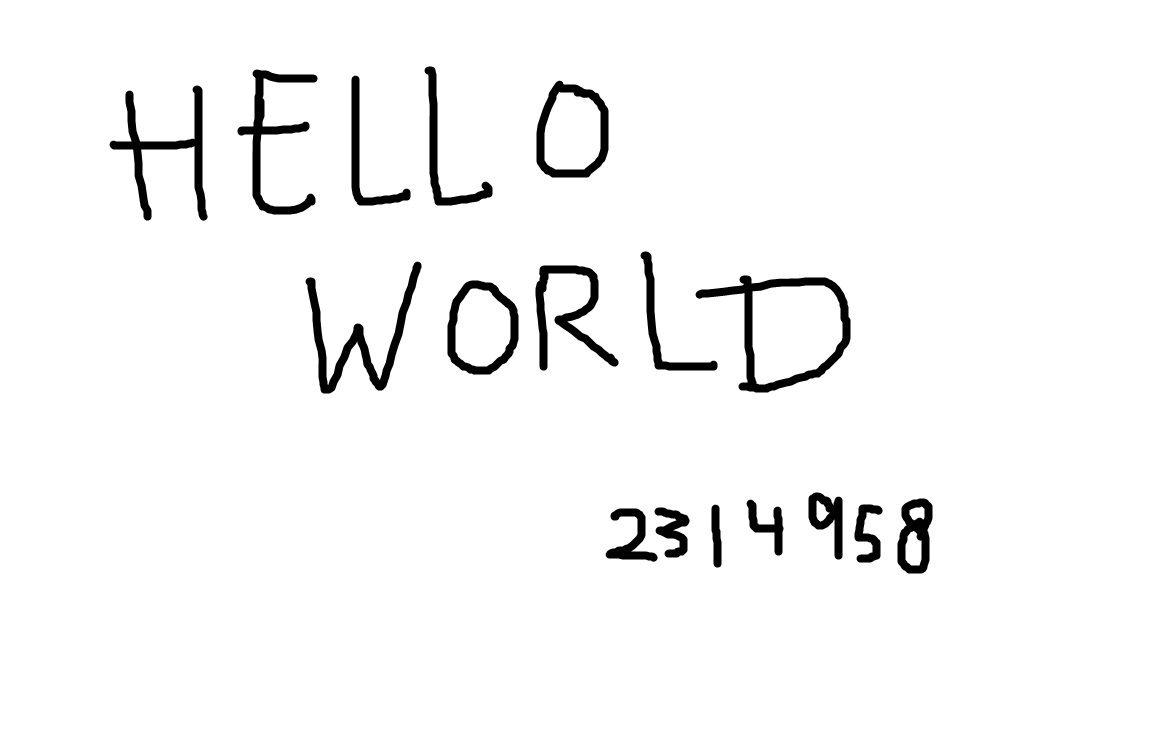
#> input picture data/test_image_1.jpg, 1159 x 745 px
$ jupyter execute --allow-errors document_detection.ipynb
#> lines starting #> are read from the running program, lines starting #| are printed output that depends on the picture; after the words box and inside, x2 and y2 are one past the last pixel; in counts of white or black regions, pixels touching at a corner belong together
# Image Segmentation

[cell 1]
import cv2
import matplotlib.pyplot as plt
import numpy as np
from tensorflow.keras.models import load_model

image = cv2.imread("../data/test_image_1.jpg")
#> image is the input picture: shape (745, 1159, 3); min 0, max 255, mean 246.4
image_with_boxes = image.copy()

gray = cv2.cvtColor(image, cv2.COLOR_BGR2GRAY)
# blurred = cv2.GaussianBlur(gray, (5, 5), 0)
edged = cv2.Canny(gray, 30, 150)
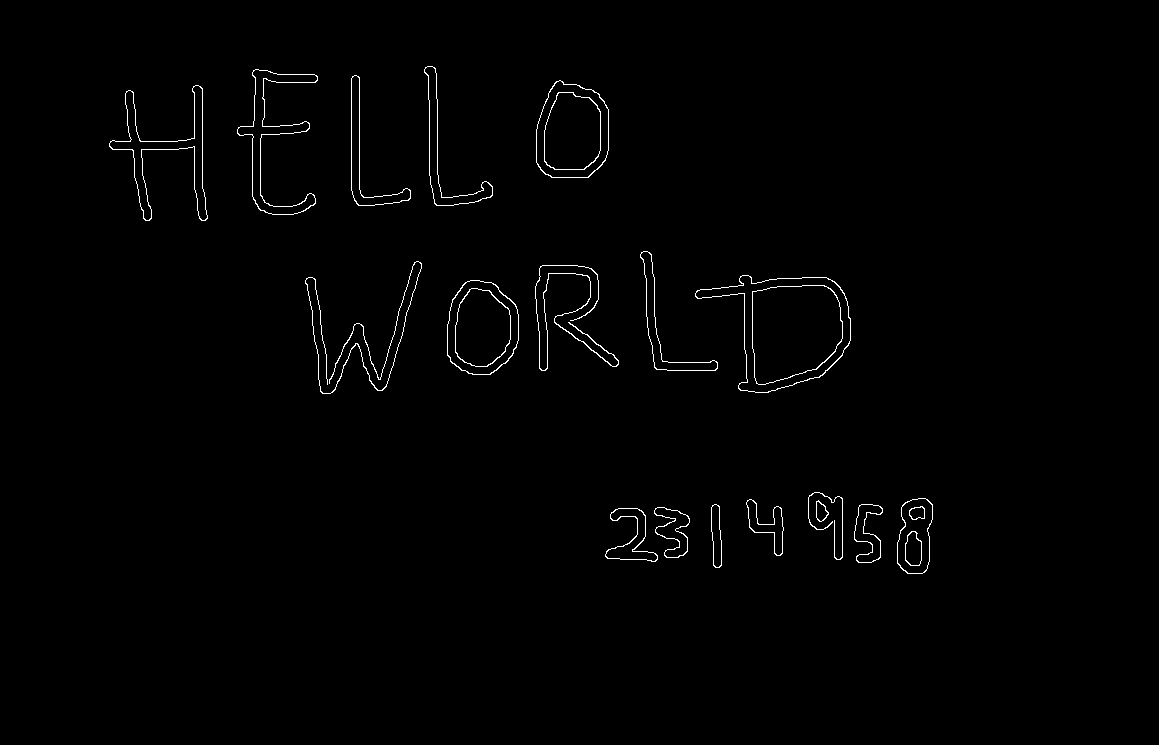
#> edged: shape (745, 1159); 0.9% white in thin lines or dots, all inside (x1, y1, x2, y2) = (109, 66, 933, 574)
contours, _ = cv2.findContours(edged.copy(), cv2.RETR_EXTERNAL, cv2.CHAIN_APPROX_SIMPLE)
#> contours = 18 contours; largest, box (x1, y1, x2, y2) and area: (695, 275, 851, 393) 10811, (536, 80, 609, 178) 5810, (447, 280, 519, 375) 5422, (109, 85, 208, 221) 2759, (237, 69, 318, 215) 2618

chars = []
for c in contours:
    x, y, w, h = cv2.boundingRect(c)
    cv2.rectangle(image_with_boxes, (x, y), (x + w, y + h), (0, 255, 0), 2)
     # Extract the character and preprocess it
    roi = gray[y:y+h, x:x+w]
    roi = cv2.resize(roi, (28, 28), interpolation=cv2.INTER_AREA)
    roi = roi.astype('float32') / 255.0
    roi = roi.reshape((1, 28, 28, 1))
    chars.append((roi, (x, y, w, h)))
#> this loop made 18 passes
#> (x, y, w, h) on passes 1 to 12: (605, 508, 53, 54), (654, 507, 36, 51), (854, 504, 29, 59), (711, 504, 11, 64), (816, 500, 13, 22), (746, 499, 38, 57), (897, 498, 36, 76), (808, 492, 35, 68), (447, 280, 72, 95), (695, 275, 156, 118), (535, 265, 84, 106), (305, 261, 117, 133)
#> pass 1, `roi = gray[y:y+h, x:x+w]`:
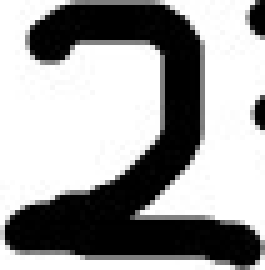
#> roi: shape (54, 53) (shown 5 times larger); min 0, max 255, mean 158.8
#> pass 1, `roi = cv2.resize(roi, (28, 28), interpolation=cv2.INTER_AREA)`:
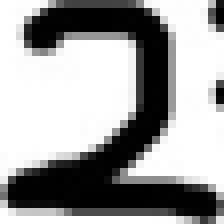
#> roi: shape (28, 28) (shown 8 times larger); min 0, max 255, mean 158.8
#> pass 2, `roi = gray[y:y+h, x:x+w]`:
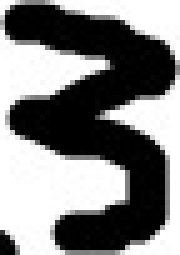
#> roi: shape (51, 36) (shown 5 times larger); min 0, max 255, mean 128.9
#> after the loop:
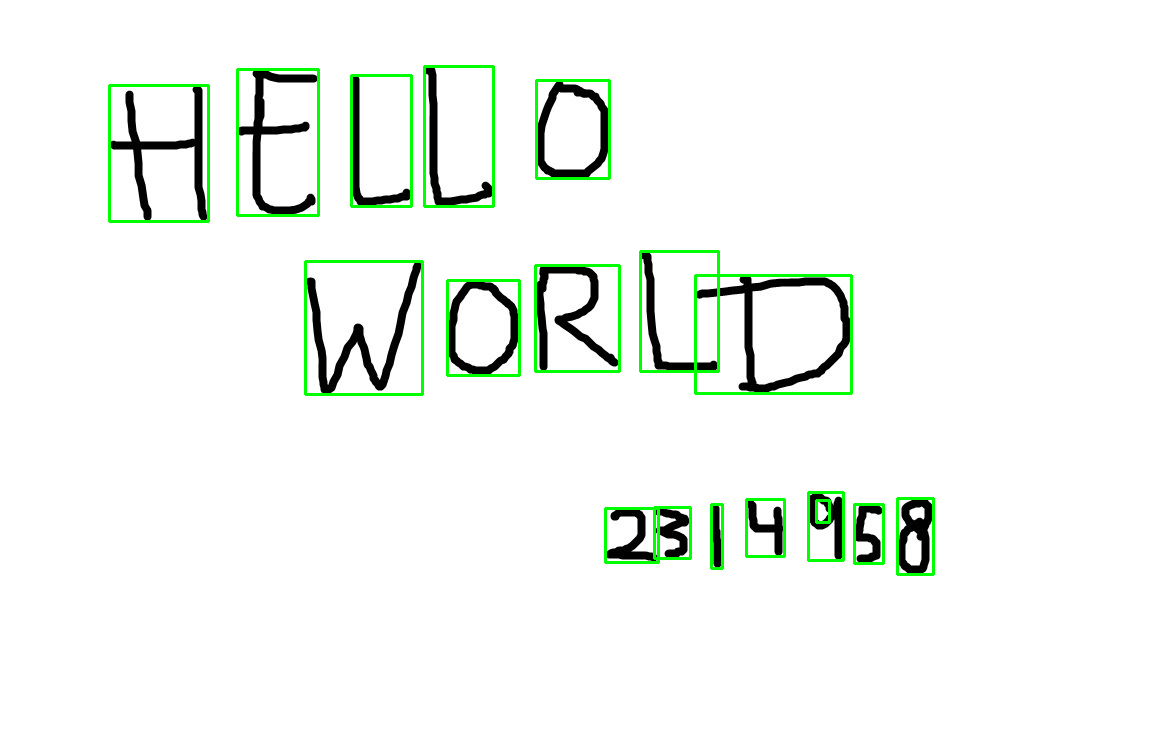
#> image_with_boxes: shape (745, 1159, 3); 1.94% of pixels changed, all inside (x1, y1, x2, y2) = (108, 65, 935, 576)
#> after the loop, chars = 18 items

plt.figure(figsize=(8, 6))
plt.imshow(image_with_boxes, cmap='gray')
plt.axis('off')
plt.show()

$ run again, with data/test_image_3.jpg copied over data/test_image_1.jpg
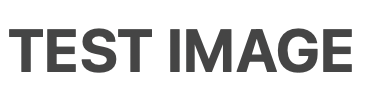
#> input picture data/test_image_3.jpg, 384 x 96 px
#> image is the input picture: shape (96, 384, 3); mean B, G, R 218.1, 218.1, 218.1
#> `edged = cv2.Canny(gray, 30, 150)`:
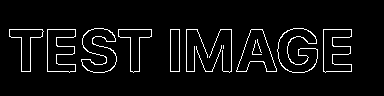
#> edged: shape (96, 384); 4.9% white in thin lines or dots, all inside (x1, y1, x2, y2) = (9, 28, 352, 73)
#> contours = 12 contours, 4 with area under 20; largest, box (x1, y1, x2, y2) and area: (277, 28, 318, 73) 1014, (236, 29, 277, 72) 918, (81, 28, 117, 73) 912, (323, 29, 352, 73) 810, (47, 29, 76, 73) 810, (118, 29, 152, 73) 569, (9, 29, 44, 72) 569, (170, 29, 180, 72) 378
#> the loop `for c in contours:` made 12 passes
#> (x, y, w, h) on passes 2, 3, 4, 5, 6, 8, 9, 10: (196, 45, 26, 27), (323, 29, 29, 44), (236, 29, 41, 43), (209, 29, 23, 44), (186, 29, 22, 43), (118, 29, 34, 44), (47, 29, 29, 44), (9, 29, 35, 43)
#> after the loop `for c in contours:`:
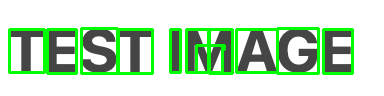
#> image_with_boxes: shape (96, 384, 3); 11.71% of pixels changed, all inside (x1, y1, x2, y2) = (8, 27, 354, 75)
#> after the loop `for c in contours:`: chars = 12 items
